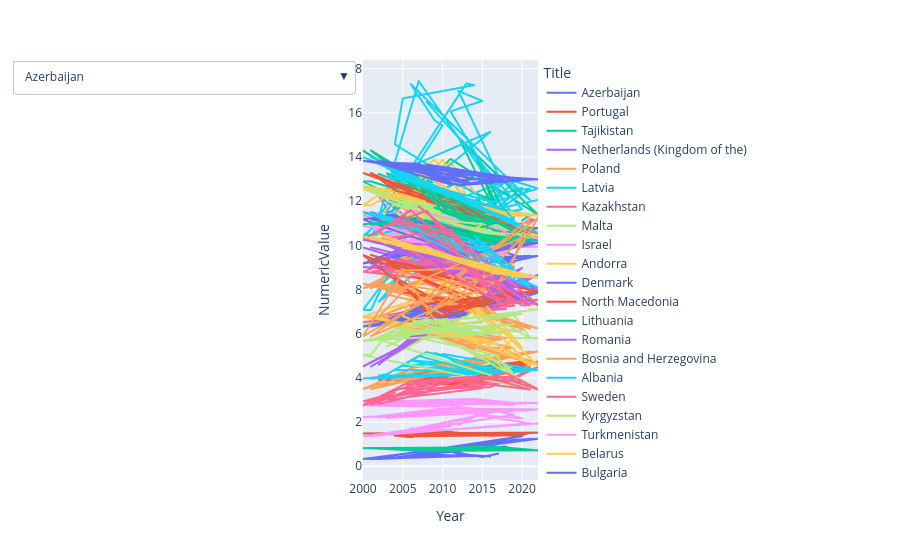

Notebook code cell kept with this figure:
### Code cell
fig = px.line(
    df1,
    x="Year",
    y="NumericValue",
    color="Title"
)

fig.update_layout(
    updatemenus=[
        dict(
            buttons=[
                dict(
                    label=country,
                    method="update",
                    args=[{"visible": [c == country for c in df1["Title"].unique()]}]
                )
                for country in df1["Title"].unique()
            ],
            direction="down"
        )
    ]
)

fig.show()
